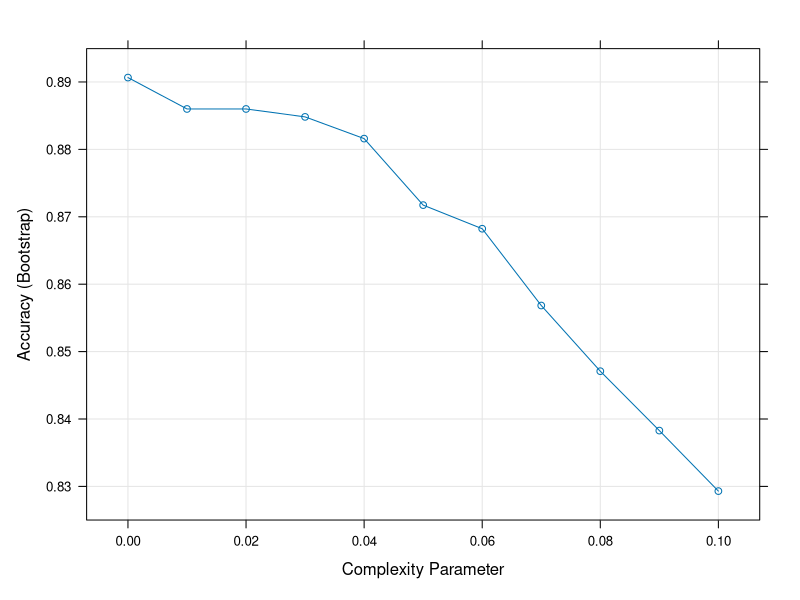
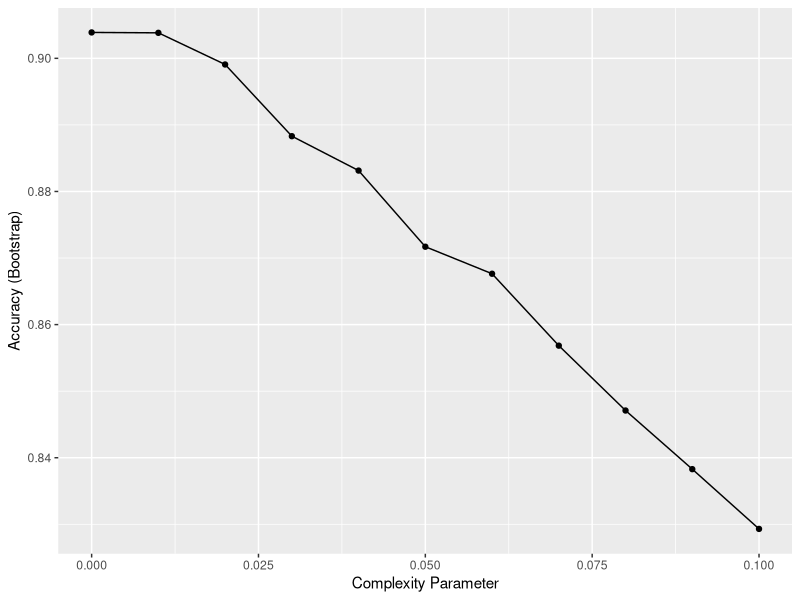
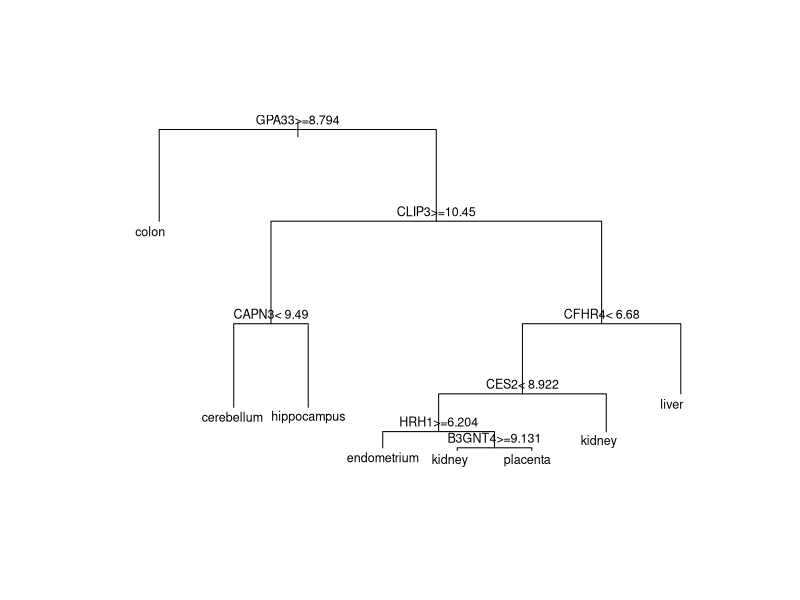

Reproduce these figures in R, in order.
library(rpart)
library(tidyverse)
library(dslabs)
data("tissue_gene_expression")

tge = data.frame(tissue_gene_expression)

set.seed(1991)
fit <- caret::train(y ~ ., 
                    method="rpart", 
                    tuneGrid=data.frame(cp=seq(0, 0.1, 0.01)),
                    data=tge)
plot(fit)

set.seed(1991)
fit_rpart <- with(tissue_gene_expression, 
                  train(x, y, method = "rpart",
                        tuneGrid = data.frame(cp = seq(0, 0.10, 0.01)),
                        control = rpart.control(minsplit = 0)))
ggplot(fit_rpart)
confusionMatrix(fit_rpart)

plot(fit_rpart$finalModel, margin=0.1)
text(fit_rpart$finalModel, cex = 0.75)
